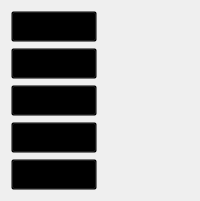
                <widget class="QWidget" name="tab_26">
                 <attribute name="title">
                  <string>이베이 코리아</string>
                 </attribute>
                 <layout class="QGridLayout" name="gridLayout_32">
                  <item row="0" column="1">
                   <widget class="QLabel" name="bell_Ebay_Date1">
                    <property name="text">
                     <string/>
                    </property>
                    <property name="alignment">
                     <set>Qt::AlignBottom|Qt::AlignRight|Qt::AlignTrailing</set>
                    </property>
                   </widget>
                  </item>
                  <item row="0" column="0">
                   <widget class="QPushButton" name="bell_Ebay_Title1">
                    <property name="font">
                     <font>
                      <family>나눔고딕</family>
                      <pointsize>12</pointsize>
                     </font>
                    </property>
                    <property name="styleSheet">
                     <string notr="true">text-align: left;
background: transparent;</string>
                    </property>
                    <property name="text">
                     <string/>
                    </property>
                   </widget>
                  </item>
                  <item row="2" column="0">
                   <widget class="QPushButton" name="bell_Ebay_Title3">
                    <property name="font">
                     <font>
                      <family>나눔고딕</family>
                      <pointsize>12</pointsize>
                     </font>
                    </property>
                    <property name="styleSheet">
                     <string notr="true">text-align: left;
background: transparent;</string>
                    </property>
                    <property name="text">
                     <string>Loading...</string>
                    </property>
                   </widget>
                  </item>
                  <item row="3" column="0">
                   <widget class="QPushButton" name="bell_Ebay_Title4">
                    <property name="font">
                     <font>
                      <family>나눔고딕</family>
                      <pointsize>12</pointsize>
                     </font>
                    </property>
                    <property name="styleSheet">
                     <string notr="true">text-align: left;
background: transparent;</string>
                    </property>
                    <property name="text">
                     <string/>
                    </property>
                   </widget>
                  </item>
                  <item row="1" column="0">
                   <widget class="QPushButton" name="bell_Ebay_Title2">
                    <property name="font">
                     <font>
                      <family>나눔고딕</family>
                      <pointsize>12</pointsize>
                     </font>
                    </property>
                    <property name="styleSheet">
                     <string notr="true">text-align: left;
background: transparent;</string>
                    </property>
                    <property name="text">
                     <string/>
                    </property>
                   </widget>
                  </item>
                  <item row="4" column="0">
                   <widget class="QPushButton" name="bell_Ebay_Title5">
                    <property name="font">
                     <font>
                      <family>나눔고딕</family>
                      <pointsize>12</pointsize>
                     </font>
                    </property>
                    <property name="styleSheet">
                     <string notr="true">text-align: left;
background: transparent;</string>
                    </property>
                    <property name="text">
                     <string/>
                    </property>
                   </widget>
                  </item>
                  <item row="1" column="1">
                   <widget class="QLabel" name="bell_Ebay_Date2">
                    <property name="text">
                     <string/>
                    </property>
                    <property name="alignment">
                     <set>Qt::AlignBottom|Qt::AlignRight|Qt::AlignTrailing</set>
                    </property>
                   </widget>
                  </item>
                  <item row="2" column="1">
                   <widget class="QLabel" name="bell_Ebay_Date3">
                    <property name="text">
                     <string/>
                    </property>
                    <property name="alignment">
                     <set>Qt::AlignBottom|Qt::AlignRight|Qt::AlignTrailing</set>
                    </property>
                   </widget>
                  </item>
                  <item row="3" column="1">
                   <widget class="QLabel" name="bell_Ebay_Date4">
                    <property name="text">
                     <string/>
                    </property>
                    <property name="alignment">
                     <set>Qt::AlignBottom|Qt::AlignRight|Qt::AlignTrailing</set>
                    </property>
                   </widget>
                  </item>
                  <item row="4" column="1">
                   <widget class="QLabel" name="bell_Ebay_Date5">
                    <property name="text">
                     <string/>
                    </property>
                    <property name="alignment">
                     <set>Qt::AlignBottom|Qt::AlignRight|Qt::AlignTrailing</set>
                    </property>
                   </widget>
                  </item>
                 </layout>
                </widget>
